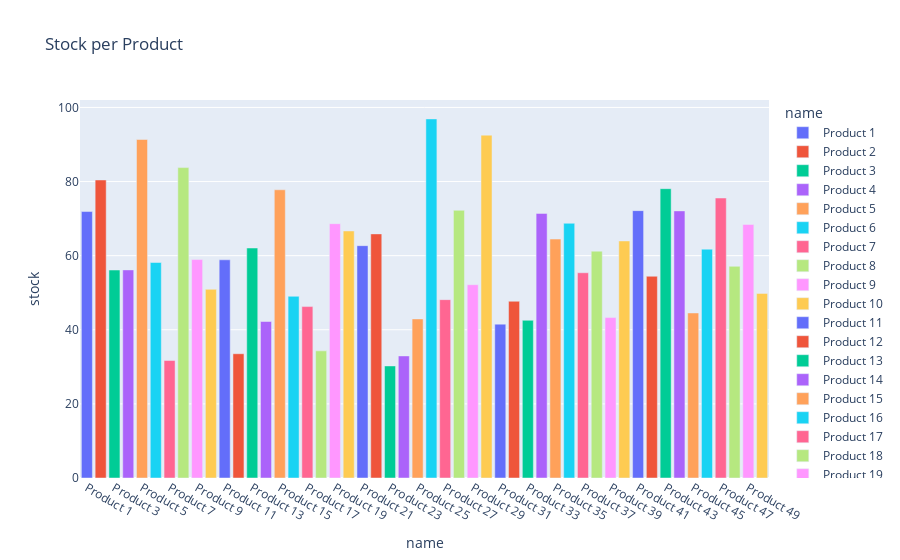

Source (notebook cell):
### Code cell
import plotly.express as px
import numpy as np

new_stock = np.random.normal(df["stock"].mean(), df["stock"].std(), df.shape[0])
df["stock"] = new_stock

fig = px.bar(df, x='name', y='stock', title='Stock per Product', color="name")
fig.show()

### Figure 1 — Plotly figure (JSON) as saved in the notebook; plotly's stock layout.template omitted (floating-point values rounded to 4 significant figures)
{"data": [{"alignmentgroup": "True", "hovertemplate": "name=%{x}<br>stock=%{y}<extra></extra>", "legendgroup": "Product 1", "marker": {"color": "#636efa", "pattern": {"shape": ""}}, "name": "Product 1", "offsetgroup": "Product 1", "orientation": "v", "showlegend": true, "textposition": "auto", "type": "bar", "x": ["Product 1"], "xaxis": "x", "y": [71.91], "yaxis": "y"}, {"alignmentgroup": "True", "hovertemplate": "name=%{x}<br>stock=%{y}<extra></extra>", "legendgroup": "Product 2", "marker": {"color": "#EF553B", "pattern": {"shape": ""}}, "name": "Product 2", "offsetgroup": "Product 2", "orientation": "v", "showlegend": true, "textposition": "auto", "type": "bar", "x": ["Product 2"], "xaxis": "x", "y": [80.43], "yaxis": "y"}, {"alignmentgroup": "True", "hovertemplate": "name=%{x}<br>stock=%{y}<extra></extra>", "legendgroup": "Product 3", "marker": {"color": "#00cc96", "pattern": {"shape": ""}}, "name": "Product 3", "offsetgroup": "Product 3", "orientation": "v", "showlegend": true, "textposition": "auto", "type": "bar", "x": ["Product 3"], "xaxis": "x", "y": [56.13], "yaxis": "y"}, {"alignmentgroup": "True", "hovertemplate": "name=%{x}<br>stock=%{y}<extra></extra>", "legendgroup": "Product 4", "marker": {"color": "#ab63fa", "pattern": {"shape": ""}}, "name": "Product 4", "offsetgroup": "Product 4", "orientation": "v", "showlegend": true, "textposition": "auto", "type": "bar", "x": ["Product 4"], "xaxis": "x", "y": [56.16], "yaxis": "y"}, {"alignmentgroup": "True", "hovertemplate": "name=%{x}<br>stock=%{y}<extra></extra>", "legendgroup": "Product 5", "marker": {"color": "#FFA15A", "pattern": {"shape": ""}}, "name": "Product 5", "offsetgroup": "Product 5", "orientation": "v", "showlegend": true, "textposition": "auto", "type": "bar", "x": ["Product 5"], "xaxis": "x", "y": [91.36], "yaxis": "y"}, {"alignmentgroup": "True", "hovertemplate": "name=%{x}<br>stock=%{y}<extra></extra>", "legendgroup": "Product 6", "marker": {"color": "#19d3f3", "pattern": {"shape": ""}}, "name": "Product 6", "offsetgroup": "Product 6", "orientation": "v", "showlegend": true, "textposition": "auto", "type": "bar", "x": ["Product 6"], "xaxis": "x", "y": [58.16], "yaxis": "y"}, {"alignmentgroup": "True", "hovertemplate": "name=%{x}<br>stock=%{y}<extra></extra>", "legendgroup": "Product 7", "marker": {"color": "#FF6692", "pattern": {"shape": ""}}, "name": "Product 7", "offsetgroup": "Product 7", "orientation": "v", "showlegend": true, "textposition": "auto", "type": "bar", "x": ["Product 7"], "xaxis": "x", "y": [31.7], "yaxis": "y"}, {"alignmentgroup": "True", "hovertemplate": "name=%{x}<br>stock=%{y}<extra></extra>", "legendgroup": "Product 8", "marker": {"color": "#B6E880", "pattern": {"shape": ""}}, "name": "Product 8", "offsetgroup": "Product 8", "orientation": "v", "showlegend": true, "textposition": "auto", "type": "bar", "x": ["Product 8"], "xaxis": "x", "y": [83.77], "yaxis": "y"}, {"alignmentgroup": "True", "hovertemplate": "name=%{x}<br>stock=%{y}<extra></extra>", "legendgroup": "Product 9", "marker": {"color": "#FF97FF", "pattern": {"shape": ""}}, "name": "Product 9", "offsetgroup": "Product 9", "orientation": "v", "showlegend": true, "textposition": "auto", "type": "bar", "x": ["Product 9"], "xaxis": "x", "y": [58.95], "yaxis": "y"}, {"alignmentgroup": "True", "hovertemplate": "name=%{x}<br>stock=%{y}<extra></extra>", "legendgroup": "Product 10", "marker": {"color": "#FECB52", "pattern": {"shape": ""}}, "name": "Product 10", "offsetgroup": "Product 10", "orientation": "v", "showlegend": true, "textposition": "auto", "type": "bar", "x": ["Product 10"], "xaxis": "x", "y": [50.92], "yaxis": "y"}, {"alignmentgroup": "True", "hovertemplate": "name=%{x}<br>stock=%{y}<extra></extra>", "legendgroup": "Product 11", "marker": {"color": "#636efa", "pattern": {"shape": ""}}, "name": "Product 11", "offsetgroup": "Product 11", "orientation": "v", "showlegend": true, "textposition": "auto", "type": "bar", "x": ["Product 11"], "xaxis": "x", "y": [58.88], "yaxis": "y"}, {"alignmentgroup": "True", "hovertemplate": "name=%{x}<br>stock=%{y}<extra></extra>", "legendgroup": "Product 12", "marker": {"color": "#EF553B", "pattern": {"shape": ""}}, "name": "Product 12", "offsetgroup": "Product 12", "orientation": "v", "showlegend": true, "textposition": "auto", "type": "bar", "x": ["Product 12"], "xaxis": "x", "y": [33.54], "yaxis": "y"}, {"alignmentgroup": "True", "hovertemplate": "name=%{x}<br>stock=%{y}<extra></extra>", "legendgroup": "Product 13", "marker": {"color": "#00cc96", "pattern": {"shape": ""}}, "name": "Product 13", "offsetgroup": "Product 13", "orientation": "v", "showlegend": true, "textposition": "auto", "type": "bar", "x": ["Product 13"], "xaxis": "x", "y": [62.07], "yaxis": "y"}, {"alignmentgroup": "True", "hovertemplate": "name=%{x}<br>stock=%{y}<extra></extra>", "legendgroup": "Product 14", "marker": {"color": "#ab63fa", "pattern": {"shape": ""}}, "name": "Product 14", "offsetgroup": "Product 14", "orientation": "v", "showlegend": true, "textposition": "auto", "type": "bar", "x": ["Product 14"], "xaxis": "x", "y": [42.23], "yaxis": "y"}, {"alignmentgroup": "True", "hovertemplate": "name=%{x}<br>stock=%{y}<extra></extra>", "legendgroup": "Product 15", "marker": {"color": "#FFA15A", "pattern": {"shape": ""}}, "name": "Product 15", "offsetgroup": "Product 15", "orientation": "v", "showlegend": true, "textposition": "auto", "type": "bar", "x": ["Product 15"], "xaxis": "x", "y": [77.78], "yaxis": "y"}, {"alignmentgroup": "True", "hovertemplate": "name=%{x}<br>stock=%{y}<extra></extra>", "legendgroup": "Product 16", "marker": {"color": "#19d3f3", "pattern": {"shape": ""}}, "name": "Product 16", "offsetgroup": "Product 16", "orientation": "v", "showlegend": true, "textposition": "auto", "type": "bar", "x": ["Product 16"], "xaxis": "x", "y": [49.03], "yaxis": "y"}, {"alignmentgroup": "True", "hovertemplate": "name=%{x}<br>stock=%{y}<extra></extra>", "legendgroup": "Product 17", "marker": {"color": "#FF6692", "pattern": {"shape": ""}}, "name": "Product 17", "offsetgroup": "Product 17", "orientation": "v", "showlegend": true, "textposition": "auto", "type": "bar", "x": ["Product 17"], "xaxis": "x", "y": [46.26], "yaxis": "y"}, {"alignmentgroup": "True", "hovertemplate": "name=%{x}<br>stock=%{y}<extra></extra>", "legendgroup": "Product 18", "marker": {"color": "#B6E880", "pattern": {"shape": ""}}, "name": "Product 18", "offsetgroup": "Product 18", "orientation": "v", "showlegend": true, "textposition": "auto", "type": "bar", "x": ["Product 18"], "xaxis": "x", "y": [34.31], "yaxis": "y"}, {"alignmentgroup": "True", "hovertemplate": "name=%{x}<br>stock=%{y}<extra></extra>", "legendgroup": "Product 19", "marker": {"color": "#FF97FF", "pattern": {"shape": ""}}, "name": "Product 19", "offsetgroup": "Product 19", "orientation": "v", "showlegend": true, "textposition": "auto", "type": "bar", "x": ["Product 19"], "xaxis": "x", "y": [68.63], "yaxis": "y"}, {"alignmentgroup": "True", "hovertemplate": "name=%{x}<br>stock=%{y}<extra></extra>", "legendgroup": "Product 20", "marker": {"color": "#FECB52", "pattern": {"shape": ""}}, "name": "Product 20", "offsetgroup": "Product 20", "orientation": "v", "showlegend": true, "textposition": "auto", "type": "bar", "x": ["Product 20"], "xaxis": "x", "y": [66.66], "yaxis": "y"}, {"alignmentgroup": "True", "hovertemplate": "name=%{x}<br>stock=%{y}<extra></extra>", "legendgroup": "Product 21", "marker": {"color": "#636efa", "pattern": {"shape": ""}}, "name": "Product 21", "offsetgroup": "Product 21", "orientation": "v", "showlegend": true, "textposition": "auto", "type": "bar", "x": ["Product 21"], "xaxis": "x", "y": [62.7], "yaxis": "y"}, {"alignmentgroup": "True", "hovertemplate": "name=%{x}<br>stock=%{y}<extra></extra>", "legendgroup": "Product 22", "marker": {"color": "#EF553B", "pattern": {"shape": ""}}, "name": "Product 22", "offsetgroup": "Product 22", "orientation": "v", "showlegend": true, "textposition": "auto", "type": "bar", "x": ["Product 22"], "xaxis": "x", "y": [65.87], "yaxis": "y"}, {"alignmentgroup": "True", "hovertemplate": "name=%{x}<br>stock=%{y}<extra></extra>", "legendgroup": "Product 23", "marker": {"color": "#00cc96", "pattern": {"shape": ""}}, "name": "Product 23", "offsetgroup": "Product 23", "orientation": "v", "showlegend": true, "textposition": "auto", "type": "bar", "x": ["Product 23"], "xaxis": "x", "y": [30.24], "yaxis": "y"}, {"alignmentgroup": "True", "hovertemplate": "name=%{x}<br>stock=%{y}<extra></extra>", "legendgroup": "Product 24", "marker": {"color": "#ab63fa", "pattern": {"shape": ""}}, "name": "Product 24", "offsetgroup": "Product 24", "orientation": "v", "showlegend": true, "textposition": "auto", "type": "bar", "x": ["Product 24"], "xaxis": "x", "y": [32.95], "yaxis": "y"}, {"alignmentgroup": "True", "hovertemplate": "name=%{x}<br>stock=%{y}<extra></extra>", "legendgroup": "Product 25", "marker": {"color": "#FFA15A", "pattern": {"shape": ""}}, "name": "Product 25", "offsetgroup": "Product 25", "orientation": "v", "showlegend": true, "textposition": "auto", "type": "bar", "x": ["Product 25"], "xaxis": "x", "y": [42.93], "yaxis": "y"}, {"alignmentgroup": "True", "hovertemplate": "name=%{x}<br>stock=%{y}<extra></extra>", "legendgroup": "Product 26", "marker": {"color": "#19d3f3", "pattern": {"shape": ""}}, "name": "Product 26", "offsetgroup": "Product 26", "orientation": "v", "showlegend": true, "textposition": "auto", "type": "bar", "x": ["Product 26"], "xaxis": "x", "y": [96.91], "yaxis": "y"}, {"alignmentgroup": "True", "hovertemplate": "name=%{x}<br>stock=%{y}<extra></extra>", "legendgroup": "Product 27", "marker": {"color": "#FF6692", "pattern": {"shape": ""}}, "name": "Product 27", "offsetgroup": "Product 27", "orientation": "v", "showlegend": true, "textposition": "auto", "type": "bar", "x": ["Product 27"], "xaxis": "x", "y": [48.14], "yaxis": "y"}, {"alignmentgroup": "True", "hovertemplate": "name=%{x}<br>stock=%{y}<extra></extra>", "legendgroup": "Product 28", "marker": {"color": "#B6E880", "pattern": {"shape": ""}}, "name": "Product 28", "offsetgroup": "Product 28", "orientation": "v", "showlegend": true, "textposition": "auto", "type": "bar", "x": ["Product 28"], "xaxis": "x", "y": [72.24], "yaxis": "y"}, {"alignmentgroup": "True", "hovertemplate": "name=%{x}<br>stock=%{y}<extra></extra>", "legendgroup": "Product 29", "marker": {"color": "#FF97FF", "pattern": {"shape": ""}}, "name": "Product 29", "offsetgroup": "Product 29", "orientation": "v", "showlegend": true, "textposition": "auto", "type": "bar", "x": ["Product 29"], "xaxis": "x", "y": [52.16], "yaxis": "y"}, {"alignmentgroup": "True", "hovertemplate": "name=%{x}<br>stock=%{y}<extra></extra>", "legendgroup": "Product 30", "marker": {"color": "#FECB52", "pattern": {"shape": ""}}, "name": "Product 30", "offsetgroup": "Product 30", "orientation": "v", "showlegend": true, "textposition": "auto", "type": "bar", "x": ["Product 30"], "xaxis": "x", "y": [92.53], "yaxis": "y"}, {"alignmentgroup": "True", "hovertemplate": "name=%{x}<br>stock=%{y}<extra></extra>", "legendgroup": "Product 31", "marker": {"color": "#636efa", "pattern": {"shape": ""}}, "name": "Product 31", "offsetgroup": "Product 31", "orientation": "v", "showlegend": true, "textposition": "auto", "type": "bar", "x": ["Product 31"], "xaxis": "x", "y": [41.52], "yaxis": "y"}, {"alignmentgroup": "True", "hovertemplate": "name=%{x}<br>stock=%{y}<extra></extra>", "legendgroup": "Product 32", "marker": {"color": "#EF553B", "pattern": {"shape": ""}}, "name": "Product 32", "offsetgroup": "Product 32", "orientation": "v", "showlegend": true, "textposition": "auto", "type": "bar", "x": ["Product 32"], "xaxis": "x", "y": [47.69], "yaxis": "y"}, {"alignmentgroup": "True", "hovertemplate": "name=%{x}<br>stock=%{y}<extra></extra>", "legendgroup": "Product 33", "marker": {"color": "#00cc96", "pattern": {"shape": ""}}, "name": "Product 33", "offsetgroup": "Product 33", "orientation": "v", "showlegend": true, "textposition": "auto", "type": "bar", "x": ["Product 33"], "xaxis": "x", "y": [42.56], "yaxis": "y"}, {"alignmentgroup": "True", "hovertemplate": "name=%{x}<br>stock=%{y}<extra></extra>", "legendgroup": "Product 34", "marker": {"color": "#ab63fa", "pattern": {"shape": ""}}, "name": "Product 34", "offsetgroup": "Product 34", "orientation": "v", "showlegend": true, "textposition": "auto", "type": "bar", "x": ["Product 34"], "xaxis": "x", "y": [71.4], "yaxis": "y"}, {"alignmentgroup": "True", "hovertemplate": "name=%{x}<br>stock=%{y}<extra></extra>", "legendgroup": "Product 35", "marker": {"color": "#FFA15A", "pattern": {"shape": ""}}, "name": "Product 35", "offsetgroup": "Product 35", "orientation": "v", "showlegend": true, "textposition": "auto", "type": "bar", "x": ["Product 35"], "xaxis": "x", "y": [64.48], "yaxis": "y"}, {"alignmentgroup": "True", "hovertemplate": "name=%{x}<br>stock=%{y}<extra></extra>", "legendgroup": "Product 36", "marker": {"color": "#19d3f3", "pattern": {"shape": ""}}, "name": "Product 36", "offsetgroup": "Product 36", "orientation": "v", "showlegend": true, "textposition": "auto", "type": "bar", "x": ["Product 36"], "xaxis": "x", "y": [68.74], "yaxis": "y"}, {"alignmentgroup": "True", "hovertemplate": "name=%{x}<br>stock=%{y}<extra></extra>", "legendgroup": "Product 37", "marker": {"color": "#FF6692", "pattern": {"shape": ""}}, "name": "Product 37", "offsetgroup": "Product 37", "orientation": "v", "showlegend": true, "textposition": "auto", "type": "bar", "x": ["Product 37"], "xaxis": "x", "y": [55.39], "yaxis": "y"}, {"alignmentgroup": "True", "hovertemplate": "name=%{x}<br>stock=%{y}<extra></extra>", "legendgroup": "Product 38", "marker": {"color": "#B6E880", "pattern": {"shape": ""}}, "name": "Product 38", "offsetgroup": "Product 38", "orientation": "v", "showlegend": true, "textposition": "auto", "type": "bar", "x": ["Product 38"], "xaxis": "x", "y": [61.22], "yaxis": "y"}, {"alignmentgroup": "True", "hovertemplate": "name=%{x}<br>stock=%{y}<extra></extra>", "legendgroup": "Product 39", "marker": {"color": "#FF97FF", "pattern": {"shape": ""}}, "name": "Product 39", "offsetgroup": "Product 39", "orientation": "v", "showlegend": true, "textposition": "auto", "type": "bar", "x": ["Product 39"], "xaxis": "x", "y": [43.29], "yaxis": "y"}, {"alignmentgroup": "True", "hovertemplate": "name=%{x}<br>stock=%{y}<extra></extra>", "legendgroup": "Product 40", "marker": {"color": "#FECB52", "pattern": {"shape": ""}}, "name": "Product 40", "offsetgroup": "Product 40", "orientation": "v", "showlegend": true, "textposition": "auto", "type": "bar", "x": ["Product 40"], "xaxis": "x", "y": [63.97], "yaxis": "y"}, {"alignmentgroup": "True", "hovertemplate": "name=%{x}<br>stock=%{y}<extra></extra>", "legendgroup": "Product 41", "marker": {"color": "#636efa", "pattern": {"shape": ""}}, "name": "Product 41", "offsetgroup": "Product 41", "orientation": "v", "showlegend": true, "textposition": "auto", "type": "bar", "x": ["Product 41"], "xaxis": "x", "y": [72.15], "yaxis": "y"}, {"alignmentgroup": "True", "hovertemplate": "name=%{x}<br>stock=%{y}<extra></extra>", "legendgroup": "Product 42", "marker": {"color": "#EF553B", "pattern": {"shape": ""}}, "name": "Product 42", "offsetgroup": "Product 42", "orientation": "v", "showlegend": true, "textposition": "auto", "type": "bar", "x": ["Product 42"], "xaxis": "x", "y": [54.44], "yaxis": "y"}, {"alignmentgroup": "True", "hovertemplate": "name=%{x}<br>stock=%{y}<extra></extra>", "legendgroup": "Product 43", "marker": {"color": "#00cc96", "pattern": {"shape": ""}}, "name": "Product 43", "offsetgroup": "Product 43", "orientation": "v", "showlegend": true, "textposition": "auto", "type": "bar", "x": ["Product 43"], "xaxis": "x", "y": [78.08], "yaxis": "y"}, {"alignmentgroup": "True", "hovertemplate": "name=%{x}<br>stock=%{y}<extra></extra>", "legendgroup": "Product 44", "marker": {"color": "#ab63fa", "pattern": {"shape": ""}}, "name": "Product 44", "offsetgroup": "Product 44", "orientation": "v", "showlegend": true, "textposition": "auto", "type": "bar", "x": ["Product 44"], "xaxis": "x", "y": [72.08], "yaxis": "y"}, {"alignmentgroup": "True", "hovertemplate": "name=%{x}<br>stock=%{y}<extra></extra>", "legendgroup": "Product 45", "marker": {"color": "#FFA15A", "pattern": {"shape": ""}}, "name": "Product 45", "offsetgroup": "Product 45", "orientation": "v", "showlegend": true, "textposition": "auto", "type": "bar", "x": ["Product 45"], "xaxis": "x", "y": [44.54], "yaxis": "y"}, {"alignmentgroup": "True", "hovertemplate": "name=%{x}<br>stock=%{y}<extra></extra>", "legendgroup": "Product 46", "marker": {"color": "#19d3f3", "pattern": {"shape": ""}}, "name": "Product 46", "offsetgroup": "Product 46", "orientation": "v", "showlegend": true, "textposition": "auto", "type": "bar", "x": ["Product 46"], "xaxis": "x", "y": [61.76], "yaxis": "y"}, {"alignmentgroup": "True", "hovertemplate": "name=%{x}<br>stock=%{y}<extra></extra>", "legendgroup": "Product 47", "marker": {"color": "#FF6692", "pattern": {"shape": ""}}, "name": "Product 47", "offsetgroup": "Product 47", "orientation": "v", "showlegend": true, "textposition": "auto", "type": "bar", "x": ["Product 47"], "xaxis": "x", "y": [75.56], "yaxis": "y"}, {"alignmentgroup": "True", "hovertemplate": "name=%{x}<br>stock=%{y}<extra></extra>", "legendgroup": "Product 48", "marker": {"color": "#B6E880", "pattern": {"shape": ""}}, "name": "Product 48", "offsetgroup": "Product 48", "orientation": "v", "showlegend": true, "textposition": "auto", "type": "bar", "x": ["Product 48"], "xaxis": "x", "y": [57.12], "yaxis": "y"}, {"alignmentgroup": "True", "hovertemplate": "name=%{x}<br>stock=%{y}<extra></extra>", "legendgroup": "Product 49", "marker": {"color": "#FF97FF", "pattern": {"shape": ""}}, "name": "Product 49", "offsetgroup": "Product 49", "orientation": "v", "showlegend": true, "textposition": "auto", "type": "bar", "x": ["Product 49"], "xaxis": "x", "y": [68.43], "yaxis": "y"}, {"alignmentgroup": "True", "hovertemplate": "name=%{x}<br>stock=%{y}<extra></extra>", "legendgroup": "Product 50", "marker": {"color": "#FECB52", "pattern": {"shape": ""}}, "name": "Product 50", "offsetgroup": "Product 50", "orientation": "v", "showlegend": true, "textposition": "auto", "type": "bar", "x": ["Product 50"], "xaxis": "x", "y": [49.82], "yaxis": "y"}], "layout": {"barmode": "relative", "legend": {"title": {"text": "name"}, "tracegroupgap": 0}, "title": {"text": "Stock per Product"}, "xaxis": {"anchor": "y", "categoryarray": ["Product 1", "Product 2", "Product 3", "Product 4", "Product 5", "Product 6", "Product 7", "Product 8", "Product 9", "Product 10", "Product 11", "Product 12", "Product 13", "Product 14", "Product 15", "Product 16", "Product 17", "Product 18", "Product 19", "Product 20", "Product 21", "Product 22", "Product 23", "Product 24", "Product 25", "Product 26", "Product 27", "Product 28", "Product 29", "Product 30", "Product 31", "Product 32", "Product 33", "Product 34", "Product 35", "Product 36", "Product 37", "Product 38", "Product 39", "Product 40", "Product 41", "Product 42", "Product 43", "Product 44", "Product 45", "Product 46", "Product 47", "Product 48", "Product 49", "Product 50"], "categoryorder": "array", "domain": [0, 1], "title": {"text": "name"}}, "yaxis": {"anchor": "x", "domain": [0, 1], "title": {"text": "stock"}}}}
